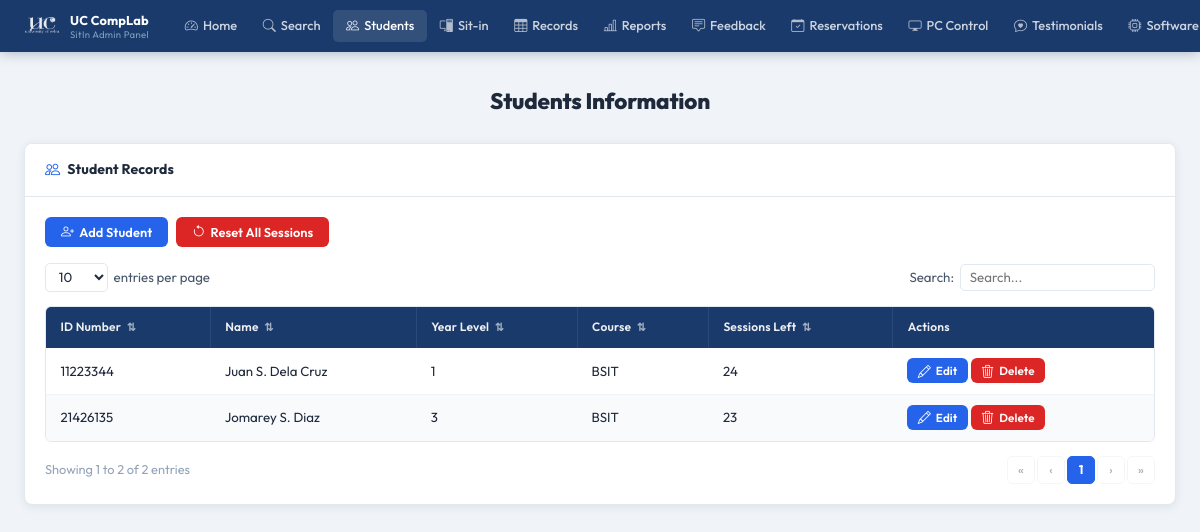
Before: /pages/admin/students.php (signed in) with the older database file.
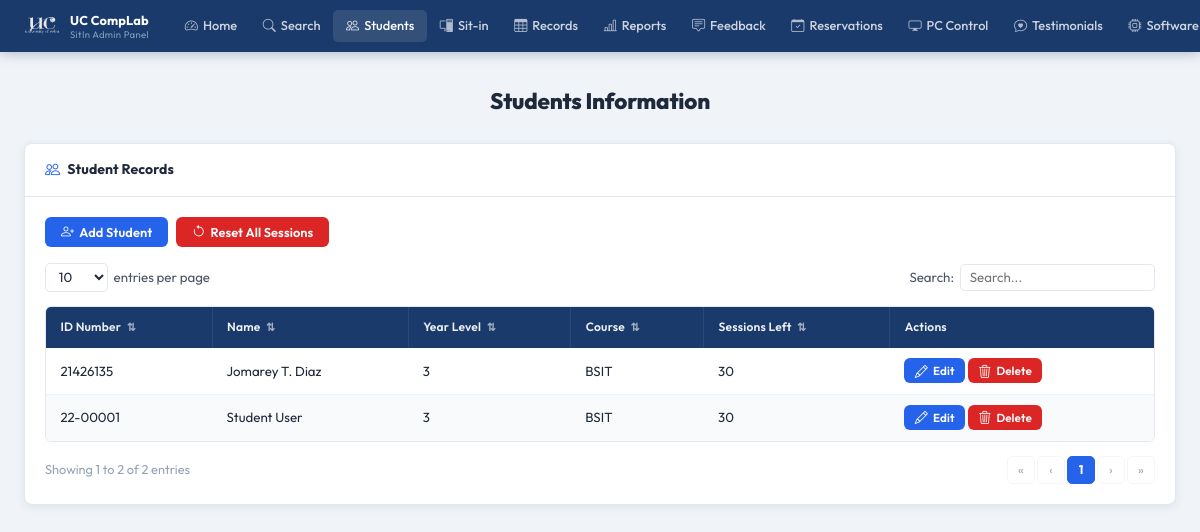
After: the same page with the newer database file.
### tables this page shows
CREATE TABLE users (
            id                 INTEGER PRIMARY KEY AUTOINCREMENT,
            first_name         TEXT    NOT NULL,
            last_name          TEXT    NOT NULL,
            middle_name        TEXT,
            student_id         TEXT    UNIQUE NOT NULL,
            course             TEXT    NOT NULL,
            course_level       INTEGER NOT NULL,
            email              TEXT    UNIQUE NOT NULL,
            address            TEXT    NOT NULL,
            password           TEXT    NOT NULL,
            remaining_sessions INTEGER DEFAULT 30,
            created_at         DATETIME DEFAULT CURRENT_TIMESTAMP
        , profile_picture TEXT);

### pages/admin/students.php (the view, shortened to what this page needs)
<?php
$base = '../../';
$db = getDB();
$search = trim($_GET['q'] ?? '');
if ($search) {
    $s = $db->prepare("
        SELECT * FROM users
        WHERE first_name LIKE ? OR last_name LIKE ? OR student_id LIKE ? OR course LIKE ? OR email LIKE ?
        ORDER BY student_id ASC
    ");
    $s->execute(array_fill(0, 5, "%{$search}%"));
} else {
    $s = $db->query("SELECT * FROM users ORDER BY student_id ASC");
}
$students = $s->fetchAll();
?>
<!DOCTYPE html>
<html lang="en">
<head>
  <link rel="stylesheet" href="<?= $base ?>assets/css/admin.css"/>
  <link rel="stylesheet" href="https://cdn.jsdelivr.net/npm/bootstrap-icons@1.11.3/font/bootstrap-icons.css"/>
</head>
<body>
<?php require_once __DIR__ . '/../../includes/admin-navbar.php'; ?>
<div class="admin-page">
  <div class="admin-inner">
    <h1 class="a-page-title">Students Information</h1>
    <div class="a-card">
      <div class="a-card-header">
        <i class="bi bi-people"></i> Student Records
      </div>
      <div class="a-card-body">
        <div style="display:flex; gap:0.5rem; margin-bottom:1rem; flex-wrap:wrap;">
          <button class="a-btn a-btn-primary" data-open-modal="addStudentModal">
            <i class="bi bi-person-plus"></i> Add Student
          </button>
          <form method="POST" style="display:inline;"
                onsubmit="return confirm('Reset ALL students to 30 sessions?')">
            <button type="submit" class="a-btn a-btn-red">
              <i class="bi bi-arrow-counterclockwise"></i> Reset All Sessions
            </button>
          </form>
        </div>
        <div class="a-table-controls">
          <div class="a-entries-wrap">
            <select id="stuSelect" class="a-entries-select">
              <option>10</option><option>25</option><option>50</option><option>100</option>
            </select>
            <span>entries per page</span>
          </div>
          <div class="a-search-wrap">
            <label>Search:</label>
            <input type="text" id="stuSearch" class="a-search-box"
                   value="<?= htmlspecialchars($search) ?>" placeholder="Search..." />
          </div>
        </div>
        <div class="a-table-wrap">
          <table class="a-table" id="stuTable">
            <thead>
              <tr>
                <th class="a-sortable" data-col="0">ID Number <span class="a-sort-icon">⇅</span></th>
                <th class="a-sortable" data-col="1">Name <span class="a-sort-icon">⇅</span></th>
                <th class="a-sortable" data-col="2">Year Level <span class="a-sort-icon">⇅</span></th>
                <th class="a-sortable" data-col="3">Course <span class="a-sort-icon">⇅</span></th>
                <th class="a-sortable" data-col="4">Sessions Left <span class="a-sort-icon">⇅</span></th>
                <th>Actions</th>
              </tr>
            </thead>
            <tbody id="stuBody">
              <?php if (empty($students)): ?>
                <tr class="a-table-empty"><td colspan="6">No students found.</td></tr>
              <?php else: ?>
                <?php foreach ($students as $s): ?>
                  <tr class="a-data-row">
                    <td><?= htmlspecialchars($s['student_id']) ?></td>
                    <td><?= htmlspecialchars(
                          $s['first_name'] . ' ' .
                          ($s['middle_name'] ? $s['middle_name'][0] . '. ' : '') .
                          $s['last_name']
                        ) ?></td>
                    <td><?= (int)$s['course_level'] ?></td>
                    <td><?= htmlspecialchars($s['course']) ?></td>
                    <td><?= (int)($s['remaining_sessions'] ?? 30) ?></td>
                    <td>
                      <button class="a-btn a-btn-primary a-btn-sm"
                              onclick="openEdit(<?= htmlspecialchars(json_encode($s)) ?>)">
                        <i class="bi bi-pencil"></i> Edit
                      </button>
                      <form method="POST" style="display:inline;"
                            onsubmit="return confirm('Delete this student?')">
                        <button type="submit" class="a-btn a-btn-red a-btn-sm">
                          <i class="bi bi-trash3"></i> Delete
                        </button>
                      </form>
                    </td>
                  </tr>
                <?php endforeach; ?>
              <?php endif; ?>
            </tbody>
          </table>
        </div>
        <div class="a-table-footer">
          <div class="a-table-info" id="stuInfo"></div>
          <div class="a-pagination"  id="stuPag"></div>
        </div>
      </div>
    </div>
  </div>
</div>
</body>
</html>

### includes/admin-navbar.php (shortened to what this page needs)
<?php
$_currentFile = basename($_SERVER['PHP_SELF']);
function _aNav(string $file): string {
    global $_currentFile;
    return $_currentFile === $file ? 'a-active' : '';
}
?>
<nav class="admin-navbar">
  <div class="admin-nav-inner">
    <a href="<?= $base ?>pages/admin/index.php" class="admin-brand-wrap">
      <img src="<?= $base ?>assets/images/uc-logo-white.png" alt="UC" class="admin-brand-logo" />
      <div class="admin-brand-text">
        <span class="admin-brand-name">UC CompLab</span>
        <span class="admin-brand-sub">SitIn Admin Panel</span>
      </div>
    </a>
    <ul class="admin-nav-links">
      <li><a href="<?= $base ?>pages/admin/index.php" class="<?= _aNav('index.php') ?>">
        <i class="bi bi-speedometer2"></i> Home
      </a></li>
      <li><a href="#" id="adminSearchBtn">
        <i class="bi bi-search"></i> Search
      </a></li>
      <li><a href="<?= $base ?>pages/admin/students.php" class="<?= _aNav('students.php') ?>">
        <i class="bi bi-people"></i> Students
      </a></li>
      <li><a href="<?= $base ?>pages/admin/sitin.php" class="<?= _aNav('sitin.php') ?>">
        <i class="bi bi-pc-display"></i> Sit-in
      </a></li>
      <li><a href="<?= $base ?>pages/admin/view-sitin.php" class="<?= _aNav('view-sitin.php') ?>">
        <i class="bi bi-table"></i> Records
      </a></li>
      <li><a href="<?= $base ?>pages/admin/sitin-reports.php" class="<?= _aNav('sitin-reports.php') ?>">
        <i class="bi bi-bar-chart-line"></i> Reports
      </a></li>
      <li><a href="<?= $base ?>pages/admin/feedback.php" class="<?= _aNav('feedback.php') ?>">
        <i class="bi bi-chat-square-text"></i> Feedback
      </a></li>
      <li><a href="<?= $base ?>pages/admin/reservation.php" class="<?= _aNav('reservation.php') ?>">
        <i class="bi bi-calendar-check"></i> Reservations
      </a></li>
      <li><a href="<?= $base ?>pages/admin/pc-control.php" class="<?= _aNav('pc-control.php') ?>">
        <i class="bi bi-display"></i> PC Control
      </a></li>
      <li><a href="<?= $base ?>pages/admin/testimonials.php" class="<?= _aNav('testimonials.php') ?>">
        <i class="bi bi-chat-heart"></i> Testimonials
      </a></li>
      <li><a href="<?= $base ?>pages/admin/software.php" class="<?= _aNav('software.php') ?>">
        <i class="bi bi-cpu"></i> Software
      </a></li>
    </ul>
  </div>
</nav>

### includes/admin-navbar.php (style rules this page uses)
.admin-brand-wrap { display: flex; align-items: center; gap: 10px; text-decoration: none; flex-shrink: 0; margin-right: 1.25rem; }
.admin-brand-logo { height: 32px; width: auto; object-fit: contain; filter: brightness(0) invert(1); opacity: 0.90; }
.admin-brand-text { display: flex; flex-direction: column; line-height: 1.25; }
.admin-brand-name { font-size: 0.80rem; font-weight: 700; color: #fff; letter-spacing: 0.15px; white-space: nowrap; }
.admin-brand-sub { font-size: 0.60rem; color: rgba(189,232,245,0.60); letter-spacing: 0.3px; }

Changed rows visible on the page:
removed users: student "11223344", first_name+middle_name+last_name "Juan S. Dela Cruz", course_level "1", course "BSIT", remaining_sessions "24"
removed users: student "21426135", first_name+middle_name+last_name "Jomarey S. Diaz", course_level "3", course "BSIT", remaining_sessions "23"
added users: student "21426135", first_name+middle_name+last_name "Jomarey T. Diaz", course_level "3", course "BSIT", remaining_sessions "30"
added users: student "22-00001", first_name+middle_name+last_name "Student User", course_level "3", course "BSIT", remaining_sessions "30"
